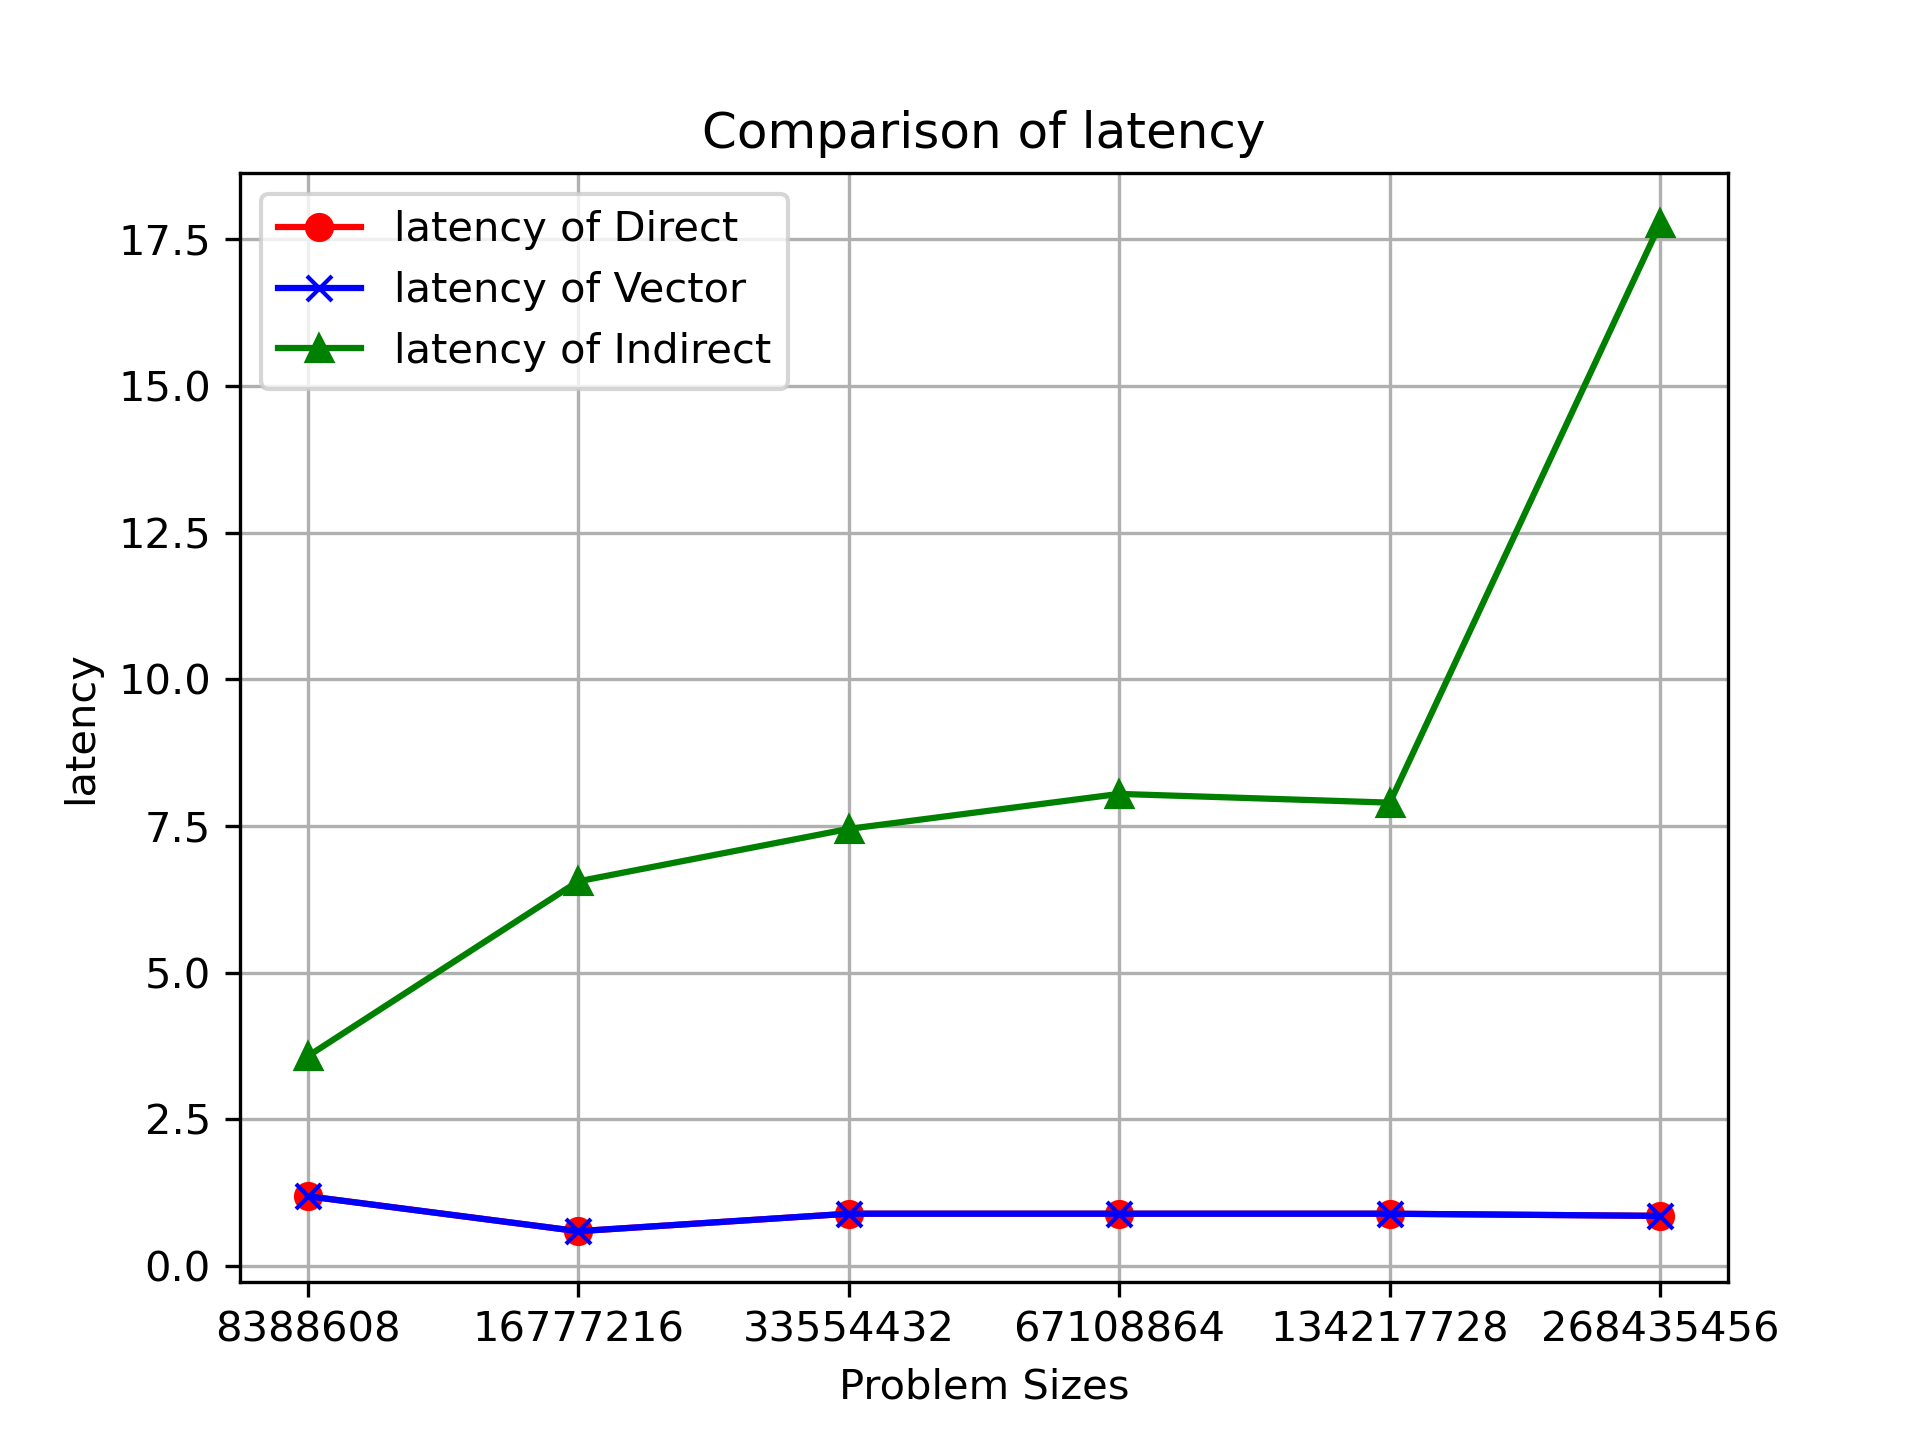

Write the Python code that produced this figure.
"""

E. Wes Bethel, Copyright (C) 2022

October 2022

Description: This code loads a .csv file and creates a 3-variable plot, and saves it to a file named "myplot.png"

Inputs: the named file "sample_data_3vars.csv"

Outputs: displays a chart with matplotlib

Dependencies: matplotlib, pandas modules

Assumptions: developed and tested using Python version 3.8.8 on macOS 11.6

"""

import pandas as pd
import matplotlib.pyplot as plt

plot_fname = "latency.png"

fname = "latency.csv"
df = pd.read_csv(fname, comment="#")
print(df)

var_names = list(df.columns)

print("var names =", var_names)

# split the df into individual vars
# assumption: column order - 0=problem size, 1=blas time, 2=basic time

problem_sizes = df[var_names[0]].values.tolist()
code1_time = df[var_names[1]].values.tolist()
code2_time = df[var_names[2]].values.tolist()
code3_time = df[var_names[3]].values.tolist()

plt.figure()

plt.title("Comparison of latency")

xlocs = [i for i in range(len(problem_sizes))]

plt.xticks(xlocs, problem_sizes)

plt.plot(code1_time, "r-o")
plt.plot(code2_time, "b-x")
plt.plot(code3_time, "g-^")

#plt.xscale("log")
#plt.yscale("log")

plt.xlabel("Problem Sizes")
plt.ylabel("latency")

varNames = [var_names[1], var_names[2], var_names[3]]
plt.legend(varNames, loc="best")

plt.grid(axis='both')

# save the figure before trying to show the plot
plt.savefig(plot_fname, dpi=300)


plt.show()

# EOF
